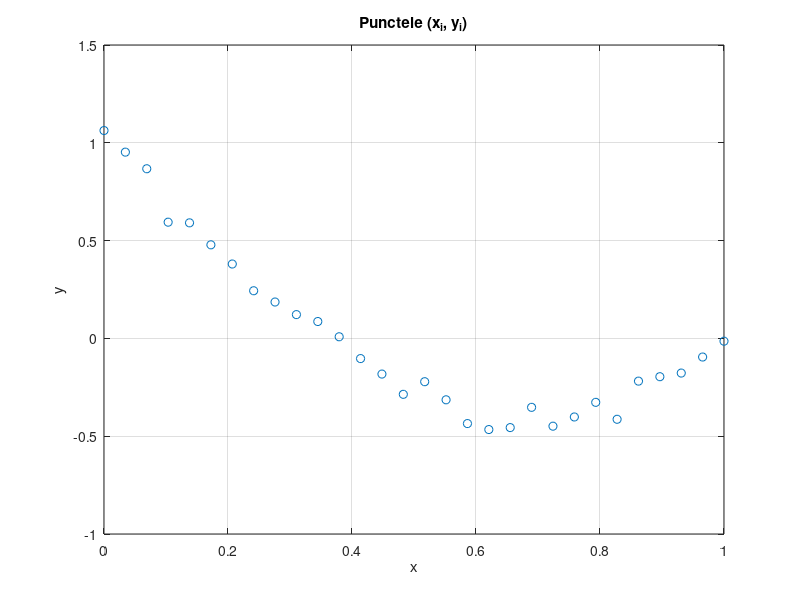

MATLAB code for this plot: (Note: this script raises an error after producing the figure.)
base = fileparts(mfilename('fullpath'));
addpath(fullfile(base,'functions'));
rehash;

randn('seed',314);
x = linspace(0,1,30)';
y = 2*x.^3 - 3*x + 1 + 0.05*randn(size(x));

figure;
plot(x, y, 'o');
grid on;
title('Punctele (x_i, y_i)');
xlabel('x'); ylabel('y');

c3 = PolyLS(x, y, 3);
c4 = PolyLS(x, y, 4);

xx = linspace(0,1,400)';
y3 = EvalPoly(c3, xx);
y4 = EvalPoly(c4, xx);

figure;
plot(x, y, 'o'); hold on;
plot(xx, y3, '-');
grid on;
title('Aproximare LS cu polinom grad 3');
xlabel('x'); ylabel('y');
legend('date','p3');

figure;
plot(x, y, 'o'); hold on;
plot(xx, y4, '-');
grid on;
title('Aproximare LS cu polinom grad 4');
xlabel('x'); ylabel('y');
legend('date','p4');

y3_on_data = EvalPoly(c3, x);
y4_on_data = EvalPoly(c4, x);

err3 = sum((y - y3_on_data).^2);
err4 = sum((y - y4_on_data).^2);

disp('Abaterea totala (SSE) grad 3 =');
disp(err3);

disp('Abaterea totala (SSE) grad 4 =');
disp(err4);

disp('Comparatie: (SSE4 <= SSE3) ?');
disp(err4 <= err3);

c3_builtin = polyfit(x, y, 3);
c4_builtin = polyfit(x, y, 4);

c3_builtin = flipud(c3_builtin(:));
c4_builtin = flipud(c4_builtin(:));

disp('||c3 - c3_builtin||_2 =');
disp(sqrt(sum((c3 - c3_builtin).^2)));

disp('||c4 - c4_builtin||_2 =');
disp(sqrt(sum((c4 - c4_builtin).^2)));

